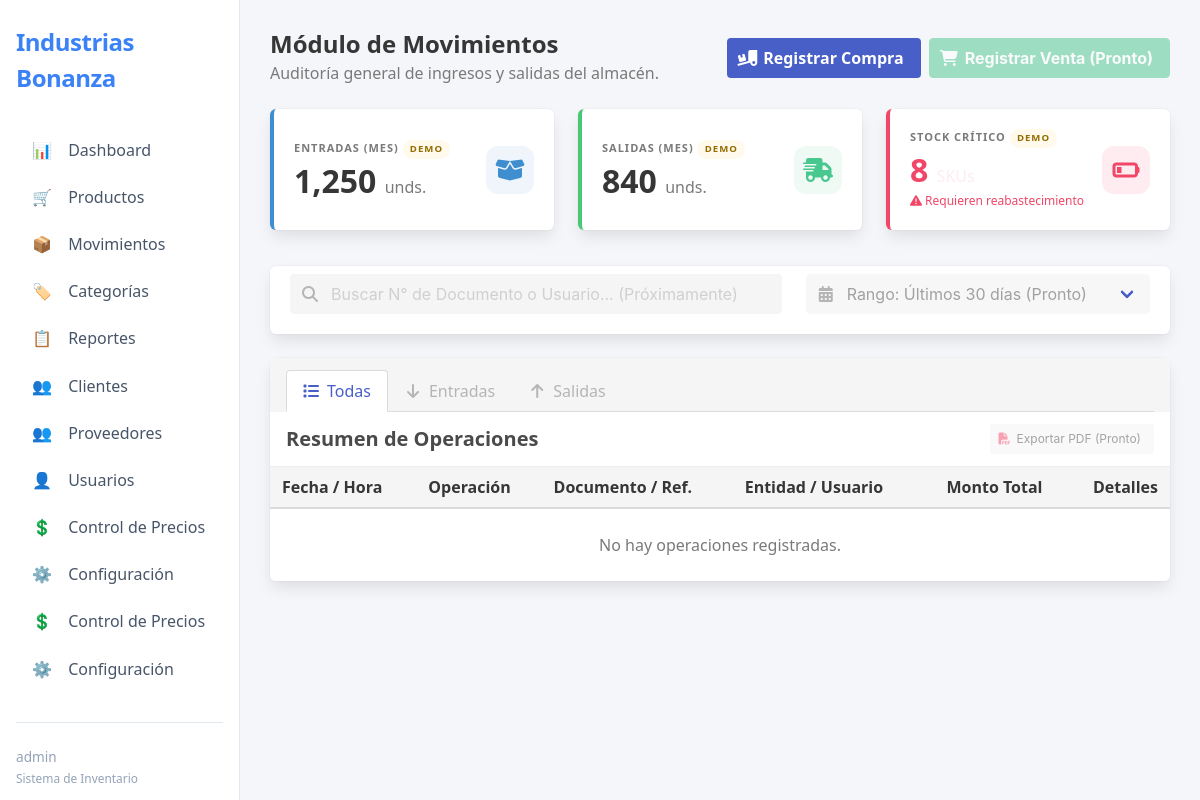
Before: /index.php?controller=movimiento&action=tablaMovimientos (signed in) with the older database file.
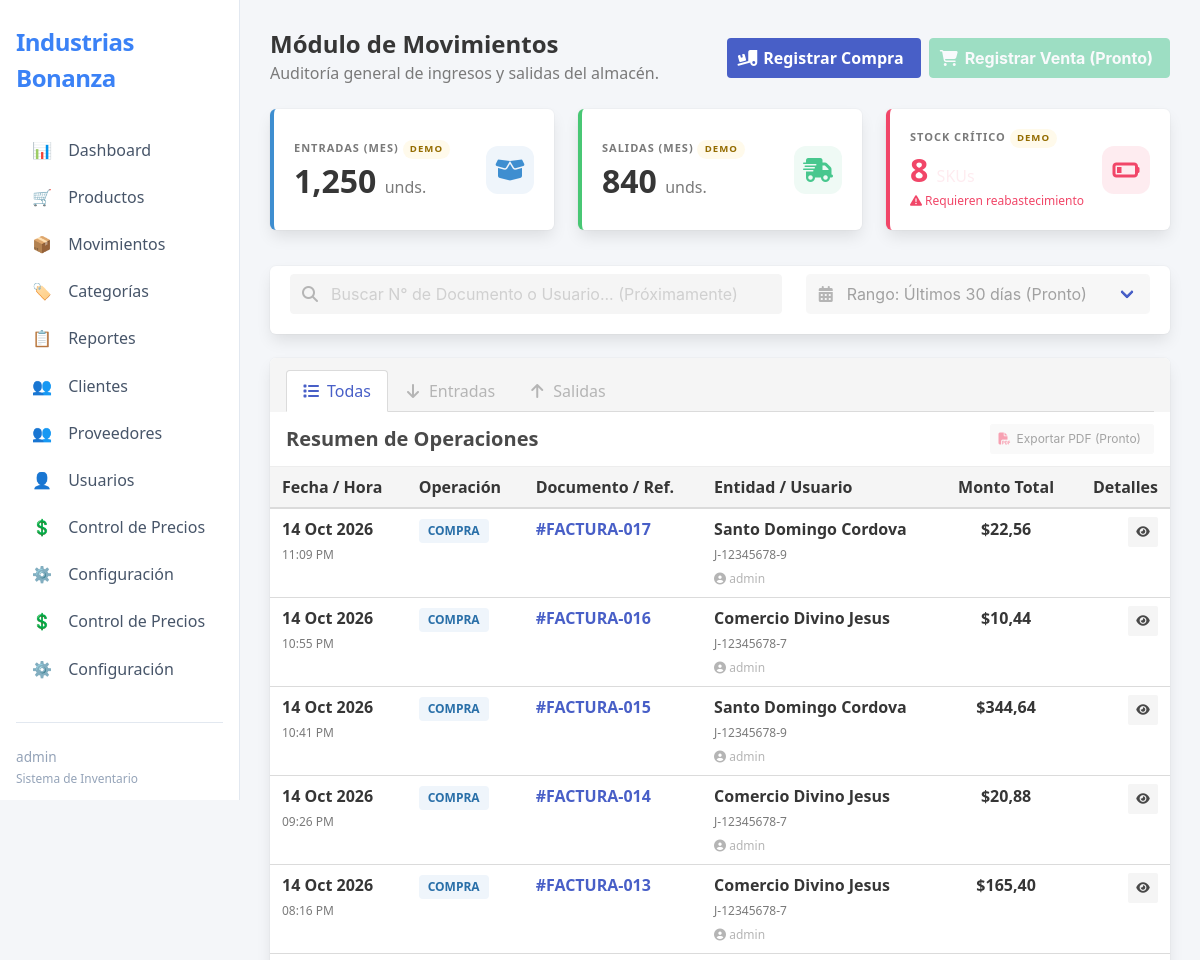
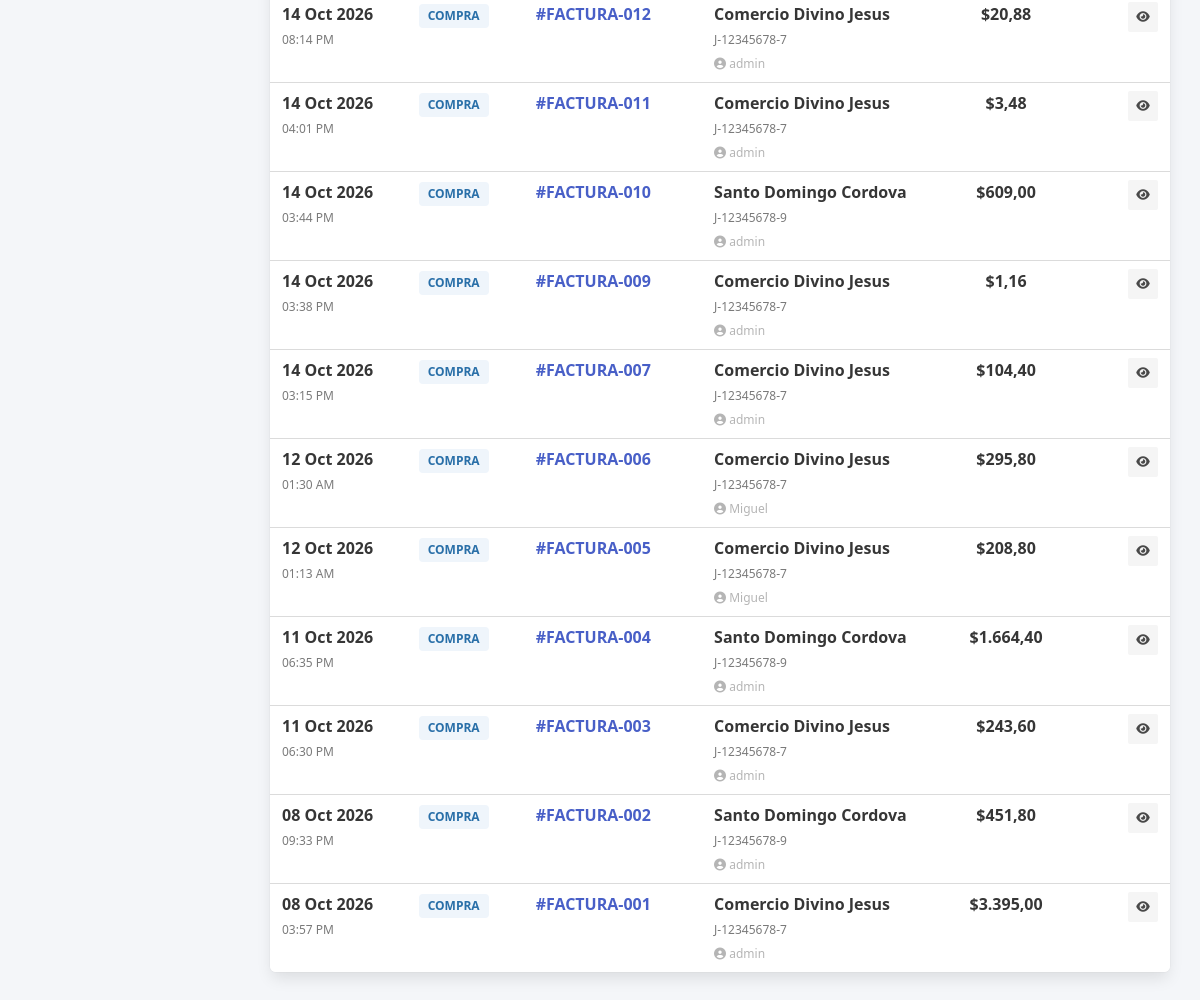
After: the same page with the newer database file (2 pictures, top to bottom).
### tables this page shows
CREATE TABLE `compras` (
  `id_compra` int(11) NOT NULL AUTO_INCREMENT,
  `id_proveedor` int(11) NOT NULL,
  `numero_factura` varchar(30) NOT NULL,
  `fecha_factura` date NOT NULL,
  `fecha_registro` timestamp NOT NULL DEFAULT current_timestamp(),
  `subtotal` decimal(12,2) NOT NULL,
  `tasa_iva` decimal(5,2) NOT NULL,
  `monto_iva` decimal(12,2) NOT NULL,
  `total` decimal(12,2) NOT NULL,
  `observaciones` varchar(255) DEFAULT NULL,
  `estado` tinyint(1) NOT NULL DEFAULT 1,
  `id_usuario` int(11) NOT NULL,
  `fecha_anulacion` datetime DEFAULT NULL,
  `id_usuario_anula` int(11) DEFAULT NULL,
  `motivo_anulacion` varchar(255) DEFAULT NULL,
  PRIMARY KEY (`id_compra`),
  UNIQUE KEY `uq_compras_factura` (`id_proveedor`,`numero_factura`),
  KEY `fk_compras_usuario` (`id_usuario`),
  KEY `fk_compras_usuario_anula` (`id_usuario_anula`),
  CONSTRAINT `fk_compras_proveedor` FOREIGN KEY (`id_proveedor`) REFERENCES `proveedores` (`id_proveedor`) ON UPDATE CASCADE,
  CONSTRAINT `fk_compras_usuario` FOREIGN KEY (`id_usuario`) REFERENCES `usuarios` (`id`) ON UPDATE CASCADE,
  CONSTRAINT `fk_compras_usuario_anula` FOREIGN KEY (`id_usuario_anula`) REFERENCES `usuarios` (`id`) ON UPDATE CASCADE,
  CONSTRAINT `chk_compras_estado` CHECK (`estado` in (0,1)),
  CONSTRAINT `chk_compras_montos` CHECK (`subtotal` >= 0 and `monto_iva` >= 0 and `total` >= 0),
  CONSTRAINT `chk_compras_tasa` CHECK (`tasa_iva` >= 0 and `tasa_iva` <= 100),
  CONSTRAINT `chk_compras_total` CHECK (`total` = `subtotal` + `monto_iva`)
);

CREATE TABLE `proveedores` (
  `id_proveedor` int(11) NOT NULL AUTO_INCREMENT,
  `rif` varchar(20) NOT NULL,
  `razon_social` varchar(100) NOT NULL,
  `nombre_contacto` varchar(100) DEFAULT NULL,
  `telefono` varchar(20) DEFAULT NULL,
  `email` varchar(100) DEFAULT NULL,
  `direccion` text DEFAULT NULL,
  `estado` tinyint(1) DEFAULT 1,
  PRIMARY KEY (`id_proveedor`),
  UNIQUE KEY `rif` (`rif`)
);

CREATE TABLE `usuarios` (
  `id` int(11) NOT NULL AUTO_INCREMENT,
  `username` varchar(100) NOT NULL,
  `password_hash` varchar(255) NOT NULL,
  `last_connection` datetime DEFAULT NULL,
  `rol` varchar(10) NOT NULL,
  `is_active` tinyint(4) DEFAULT 1,
  PRIMARY KEY (`id`),
  UNIQUE KEY `username` (`username`)
);

### app/controller/movimientoController.php (called while the page is built, shortened)
<?php
require_once __DIR__ . '/../helpers/seguridad.php';
require_once __DIR__ . '/../model/movimientoModel.php';
class MovimientoController {
    private $movimientoModel;
    public function __construct() {
        $database = new Database();
        $pdo = $database->getConnection();
        $this->movimientoModel = new MovimientoModel($pdo);
    }
    public function tablaMovimientos(){
        $compras =$this->movimientoModel->obtenerCompras();
        require_once __DIR__ . '/../views/movimientos/movimientos.php';
    }
}

### app/model/movimientoModel.php (called while the page is built, shortened)
<?php
Class movimientoModel {
    private $pdo;
    public function __construct($pdo){
        $this->pdo = $pdo;
    }
    public function obtenerCompras(){
    try{
        $sql = "SELECT
                    c.id_compra,
                    c.numero_factura,
                    c.fecha_factura,
                    c.fecha_registro,
                    c.total,
                    c.estado,
                    p.razon_social AS nombre_proveedor,
                    p.rif AS rif_proveedor,
                    u.username AS nombre_usuario
                FROM compras c
                INNER JOIN proveedores p ON c.id_proveedor = p.id_proveedor
                INNER JOIN usuarios u ON c.id_usuario = u.id
                ORDER BY c.fecha_registro DESC";
        $stmt = $this->pdo->prepare($sql);
        $stmt->execute();
        return $stmt->fetchAll(PDO::FETCH_ASSOC);
    } catch(PDOException $e) {
        die("Error en obtenerCompras: " . $e->getMessage());
    }
}
}

### app/helpers/seguridad.php (called while the page is built, shortened)
<?php
function esc($valor): string
{
    return htmlspecialchars((string) ($valor ?? ''), ENT_QUOTES | ENT_SUBSTITUTE, 'UTF-8');
}
function urlAccion(string $controlador, string $accion, array $parametros = []): string
{
    return 'index.php?' . http_build_query(
        ['controller' => $controlador, 'action' => $accion] + $parametros
    );
}

### app/views/movimientos/movimientos.php (the view, shortened to what the rows shown need)
<!DOCTYPE html>
<html lang="es">
<head>
    <link href="https://cdnjs.cloudflare.com/ajax/libs/font-awesome/6.4.0/css/all.min.css" rel="stylesheet">
    <link href="https://cdn.jsdelivr.net/npm/bulma@0.9.4/css/bulma.min.css" rel="stylesheet">
     <link rel="stylesheet" href="assets/css/sidebar.css" />
</head>
    <body>
        <main class="main-content" style="width: 100%; flex-grow: 1; max-width: 100%; overflow-x: hidden; padding: 30px;">
                <div class="level mb-5">
                    <div class="level-left">
                        <div>
                            <h1 class="title is-4 mb-1">Módulo de Movimientos</h1>
                        </div>
                    </div>
                </div>
                <div class="box p-0" style="overflow: hidden;">
                    <div class="level px-4 py-3 mb-0" style="border-bottom: 1px solid #ededed;">
                        <div class="level-left">
                            <h2 class="has-text-weight-bold is-size-5">Resumen de Operaciones</h2>
                        </div>
                    </div>
                    <div class="table-container mb-0">
                        <table class="table is-fullwidth is-hoverable is-vcentered mb-0">
                            <thead class="has-background-white-ter">
                                <tr>
                                    <th>Fecha / Hora</th>
                                    <th>Operación</th>
                                    <th>Documento / Ref.</th>
                                    <th>Entidad / Usuario</th>
                                    <th class="has-text-centered">Monto Total</th>
                                    <th class="has-text-right">Detalles</th>
                                </tr>
                            </thead>
                            <tbody>
                                <?php if(!empty($compras)): ?>
                                    <?php
                                    $meses_es = ['Jan'=>'Ene', 'Feb'=>'Feb', 'Mar'=>'Mar', 'Apr'=>'Abr', 'May'=>'May', 'Jun'=>'Jun', 'Jul'=>'Jul', 'Aug'=>'Ago', 'Sep'=>'Sep', 'Oct'=>'Oct', 'Nov'=>'Nov', 'Dec'=>'Dic'];
                                    ?>
                                    <?php foreach ($compras as $compra): ?>
                                    <tr>
                                         <td class="has-text-weight-bold">
                                            <?php
                                                $fecha = new DateTime($compra['fecha_registro']);
                                                $mesIngles = $fecha->format('M');
                                                echo $fecha->format('d ') . $meses_es[$mesIngles] . $fecha->format(' Y');
                                            ?>
                                            <br>
                                            <span class= "has-text-grey is-size-7 has-text-weight-normal">
                                                <?php echo $fecha->format('h:i A'); ?>
                                            </span>
                                         </td>
                                        <td>
                                            <span class="tag is-info is-light has-text-weight-bold">COMPRA</span>
                                        </td>
                                            <td class="has-text-weight-bold">
                                                <a href="<?= esc(urlAccion('movimiento', 'verDetalleCompra', ['id' => $compra['id_compra']])) ?>">#FACTURA-<?= esc($compra['numero_factura']) ?></a>
                                            </td>
                                        <td class="has-text-weight-bold">
                                            <?= esc($compra['nombre_proveedor']) ?>
                                            <br>
                                            <span class="has-text-grey is-size-7 has-text-weight-normal">
                                                <?= esc($compra['rif_proveedor'] ?? 'SIN RIF') ?>
                                            </span>
                                            <br>
                                            <span class="has-text-grey-light is-size-7 has-text-weight-normal">
                                                <i class="fas fa-user-circle"></i> <?= esc($compra['nombre_usuario'] ?? 'Sistema') ?>
                                            </span>
                                        </td>
                                        <td class="has-text-weight-bold is-size has-text-centered">
                                            $<?= number_format($compra['total'], 2, ',', '.') ?>
                                        </td>
                                        <td class="has-text-right">
                                            <a href="<?= esc(urlAccion('movimiento', 'verDetalleCompra', ['id' => $compra['id_compra']])) ?>" class="button is-small is-light">
                                                <span class="icon">
                                                    <i class="fas fa-eye"></i>
                                                </span>
                                            </a>
                                        </td>
                                    </tr>
                                    <?php endforeach; ?>
                                <?php endif; ?>
                            </tbody>
                        </table>
                    </div>
                </div>
        </main>
    </body>
</html>

Changed rows visible on the page:
added compras: fecha_registro "14", fecha_registro "Oct", fecha_registro "2026", fecha_registro "11:09 PM", numero_factura "017", id_proveedor.razon_social "Santo Domingo Cordova", id_proveedor.rif "J-12345678-9", id_usuario.username "admin", total "22,56"
added compras: fecha_registro "14", fecha_registro "Oct", fecha_registro "2026", fecha_registro "10:55 PM", numero_factura "016", id_proveedor.razon_social "Comercio Divino Jesus", id_proveedor.rif "J-12345678-7", id_usuario.username "admin", total "10,44"
added compras: fecha_registro "14", fecha_registro "Oct", fecha_registro "2026", fecha_registro "10:41 PM", numero_factura "015", id_proveedor.razon_social "Santo Domingo Cordova", id_proveedor.rif "J-12345678-9", id_usuario.username "admin", total "344,64"
added compras: fecha_registro "14", fecha_registro "Oct", fecha_registro "2026", fecha_registro "09:26 PM", numero_factura "014", id_proveedor.razon_social "Comercio Divino Jesus", id_proveedor.rif "J-12345678-7", id_usuario.username "admin", total "20,88"
added compras: fecha_registro "14", fecha_registro "Oct", fecha_registro "2026", fecha_registro "08:16 PM", numero_factura "013", id_proveedor.razon_social "Comercio Divino Jesus", id_proveedor.rif "J-12345678-7", id_usuario.username "admin", total "165,40"
added compras: fecha_registro "14", fecha_registro "Oct", fecha_registro "2026", fecha_registro "08:14 PM", numero_factura "012", id_proveedor.razon_social "Comercio Divino Jesus", id_proveedor.rif "J-12345678-7", id_usuario.username "admin", total "20,88"
added compras: fecha_registro "14", fecha_registro "Oct", fecha_registro "2026", fecha_registro "04:01 PM", numero_factura "011", id_proveedor.razon_social "Comercio Divino Jesus", id_proveedor.rif "J-12345678-7", id_usuario.username "admin", total "3,48"
added compras: fecha_registro "14", fecha_registro "Oct", fecha_registro "2026", fecha_registro "03:44 PM", numero_factura "010", id_proveedor.razon_social "Santo Domingo Cordova", id_proveedor.rif "J-12345678-9", id_usuario.username "admin", total "609,00"
added compras: fecha_registro "14", fecha_registro "Oct", fecha_registro "2026", fecha_registro "03:38 PM", numero_factura "009", id_proveedor.razon_social "Comercio Divino Jesus", id_proveedor.rif "J-12345678-7", id_usuario.username "admin", total "1,16"
added compras: fecha_registro "14", fecha_registro "Oct", fecha_registro "2026", fecha_registro "03:15 PM", numero_factura "007", id_proveedor.razon_social "Comercio Divino Jesus", id_proveedor.rif "J-12345678-7", id_usuario.username "admin", total "104,40"
added compras: fecha_registro "12", fecha_registro "Oct", fecha_registro "2026", fecha_registro "01:30 AM", numero_factura "006", id_proveedor.razon_social "Comercio Divino Jesus", id_proveedor.rif "J-12345678-7", id_usuario.username "Miguel", total "295,80"
added compras: fecha_registro "12", fecha_registro "Oct", fecha_registro "2026", fecha_registro "01:13 AM", numero_factura "005", id_proveedor.razon_social "Comercio Divino Jesus", id_proveedor.rif "J-12345678-7", id_usuario.username "Miguel", total "208,80"
added compras: fecha_registro "11", fecha_registro "Oct", fecha_registro "2026", fecha_registro "06:35 PM", numero_factura "004", id_proveedor.razon_social "Santo Domingo Cordova", id_proveedor.rif "J-12345678-9", id_usuario.username "admin", total "1.664,40"
added compras: fecha_registro "11", fecha_registro "Oct", fecha_registro "2026", fecha_registro "06:30 PM", numero_factura "003", id_proveedor.razon_social "Comercio Divino Jesus", id_proveedor.rif "J-12345678-7", id_usuario.username "admin", total "243,60"
added compras: fecha_registro "08", fecha_registro "Oct", fecha_registro "2026", fecha_registro "09:33 PM", numero_factura "002", id_proveedor.razon_social "Santo Domingo Cordova", id_proveedor.rif "J-12345678-9", id_usuario.username "admin", total "451,80"
added compras: fecha_registro "08", fecha_registro "Oct", fecha_registro "2026", fecha_registro "03:57 PM", numero_factura "001", id_proveedor.razon_social "Comercio Divino Jesus", id_proveedor.rif "J-12345678-7", id_usuario.username "admin", total "3.395,00"
Other visible differences:
text no longer shown: "No hay operaciones registradas."
